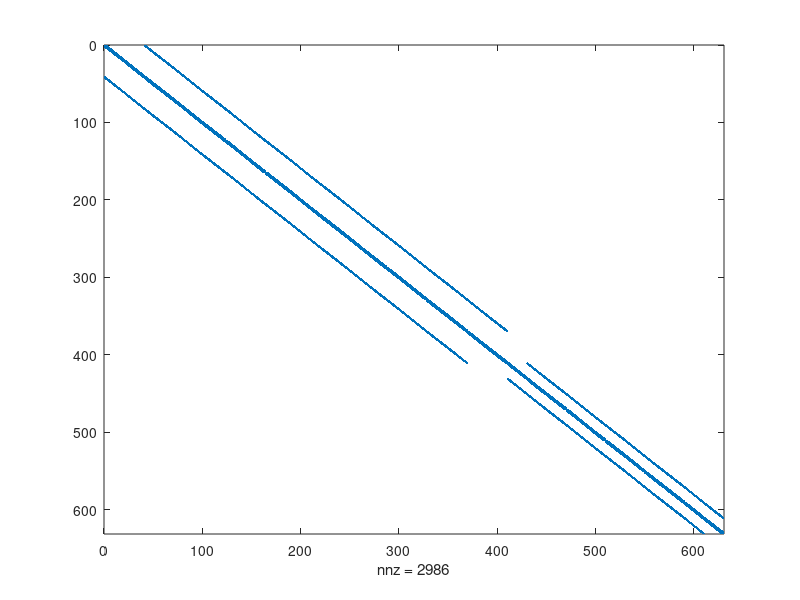

Recreate this plot in MATLAB. (Note: this script raises an error after producing the figure.)
% diffusionMarix2D.m
% Zijun Fang
% CID: 01811420
% -------------------
% Solve the 2D poisson equation
%
% -(T_xx + T_yy) = q(x,y)
%
% With the boundary conditions on the edge sides, which modelling in the L-
% shape plate with each side grid point in Nx and Ny; to modfy the unit
% length of gird step of finite element mesh to simulate the heat in
% different solving methods.
%
% Solve this question in SOR method.

% Clean up
clear
close all

% ----------------------------------------------------------------------- %
% Setup
% ----------------------------------------------------------------------- %

%% Set the dimension of matrix A
Nx = 10;
Ny = 20;
a = 1;
dx = a / (Nx+1);
dy = a / (Ny+1);
A = zeros(Nx*(2*Ny+1)+(Nx+1)*Ny);
c = (dx/dy)^2;
c1 = 2*(1+c);
c2 = c;
c3 = 1;
n = 1:Nx;
m = (Nx*(2*Ny+1)+(Nx+1)*Ny);

%% Matrix A setting
% General diag matrix settings

for i = 1:(Nx*(2*Ny+1)+(Nx+1)*Ny)
    A(i,i) = -c1;
end
for i = 2:(Nx*(2*Ny+1)+(Nx+1)*Ny)
    A(i,i-1) = c2;
    A(i-1,i) = c2;
end
for i = (2*Ny+2):(Nx*(2*Ny+1))
    A(i-(2*Ny+1),i) = c3;
    A(i,i-(2*Ny+1)) = c3;
end

for i = (Nx*(2*Ny+1)+1+Ny):(Nx*(2*Ny+1)+(Nx+1)*Ny)
    A(i-Ny,i) = c3;
    A(i,i-Ny) = c3;
end

% Specific matrix settings
for i = n*(2*Ny+1)
    A(i,i+1) = 0;
    A(i+1,i) = 0;
end

for i = n*Ny+(Nx*(2*Ny+1))
    A(i,i+1) = 0;
    A(i+1,i) = 0;
end

A = sparse(A);
spy(A)


%% Setting the vector b which based on function q(x,y)
% Setting the calculation loop of output temp results
b = zeros (m,1);
k = 1;

for i = dx : dx : 2*a-dx
    for j = dy : dy : 2*a-dy
        if i >= a-dx && j <= a+dy
        else
            b(k) = -dx^2 * qxy(i,j,a);
            k = k+1;
        end
    end
end

           

%% Jacobi method simulation and Temperature output
% Form the matrix A = L + U + D
% D : diagonal matrix
% L : lower matrix
% U : upper matrix
D = diag ( diag (A) );
L = tril (A) - D;
U = triu (A) - D;


% Jacobian matrix function : (L+1/w*D) * Tx_u = b - (U+(1-1/w)*D) * Tx
% u : time step number
% w: pivoting parameter w~[1,7,1.8]
w = 1.7; 
P = L + (1/w)*D;
Q = U + (1-1/w)*D;
p = P^-1;




% Temperature output results
Tx = zeros (m,1);
Tx_u = zeros (m,1);

tol_min = 0.0001;
iter_max = 10^4;

for iter = 0 : iter_max
    %Tx = (ans) * (b - Q * Tx);
    Tx = (p) * (b - Q * Tx);
    plotT(Nx, Ny, dx, dy, Tx);
    tol = norm( (Tx_u-Tx), 2)
    if tol > 100
        disp(' This matrix forming in weak solution.');
        break;
    elseif tol < tol_min
        disp(' This matrix forming in possible solution.');
        break;
    end
    Tx_u = Tx;
    
end


%% Function assign T and plot contour
function plotT(Nx, Ny, dx, dy, Tx)

[X,Y]=meshgrid(0:dy:2,0:dx:2);
T = zeros(2*Nx+3,2*Ny+3);

k=1;
for i = 2 : 2*Nx+2
    for j = 2 : 2*Ny+2
        if i > Nx+1 && j <= Ny+2
        else
        T(i , j) = Tx(k);
        k = k+1;
        end
    end
end

surfc(Y,X,T)
title(['SOR Method Heat Equation with:', ' Nx=', num2str(Nx), ', Ny=', num2str(Ny)])
xlabel('Nx-grid');
ylabel('Ny-grid');
zlabel('Temperature');
colorbar
end
%% Function generating q(x,y)

% q = @(x,y) (100*cos(pi*x) * sin(1.5*pi*y)) * (exp(-0.5*((x-1)^2 +
% (y-1)^2)))

function q = qxy(x,y,a) 
q = (100*cos(pi*x) * sin(1.5*pi*y)) * (exp(-0.5*((x-a)^2 + (y-a)^2)));
end






